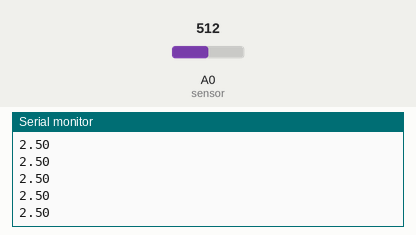
This sketch was run on a simulated Arduino Uno, built with avr-gcc and run on an emulated ATmega328P. Parts: the last lines printed to the serial monitor. The test bench sets the inputs (shaded band); at power-on: A0 (sensor) = 512.

Above: at 1.2 s.
1.3 s: A0 (sensor) set to 716
At 1.8 s:
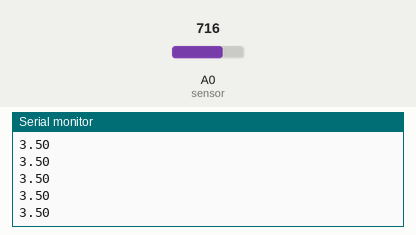
2.8 s: A0 (sensor) set to 900
At 3.5 s:
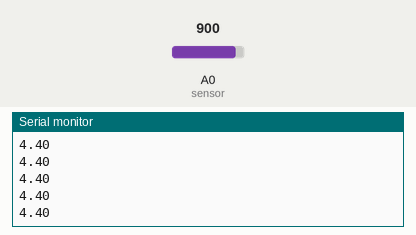
Timing chart, 0 to 5.8 s (numbered marks = the images above; inputs shaded):
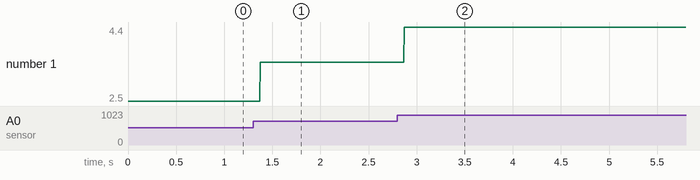

The sketch:

arduinoTemperatureTest.ino
```cpp
int sensor = A0;
int sensorValue = 0;
float voltageValue = 0;

void setup()
{
	Serial.begin(9600);
}

void loop()
{
	sensorValue = analogRead(sensor);

	voltageValue = (sensorValue) * 5.0 / 1023.0;

	Serial.println(voltageValue);
}
```

Measured:
- after the input at 1.3 s, the serial monitor: prints a new line after 0.07 s (image 1)
- after the input at 2.8 s, the serial monitor: prints a new line after 0.07 s (image 2)
- plotted number 1: 2.5 → 3.5 after the input at 1.3 s, 3.5 → 4.4 after the input at 2.8 s
